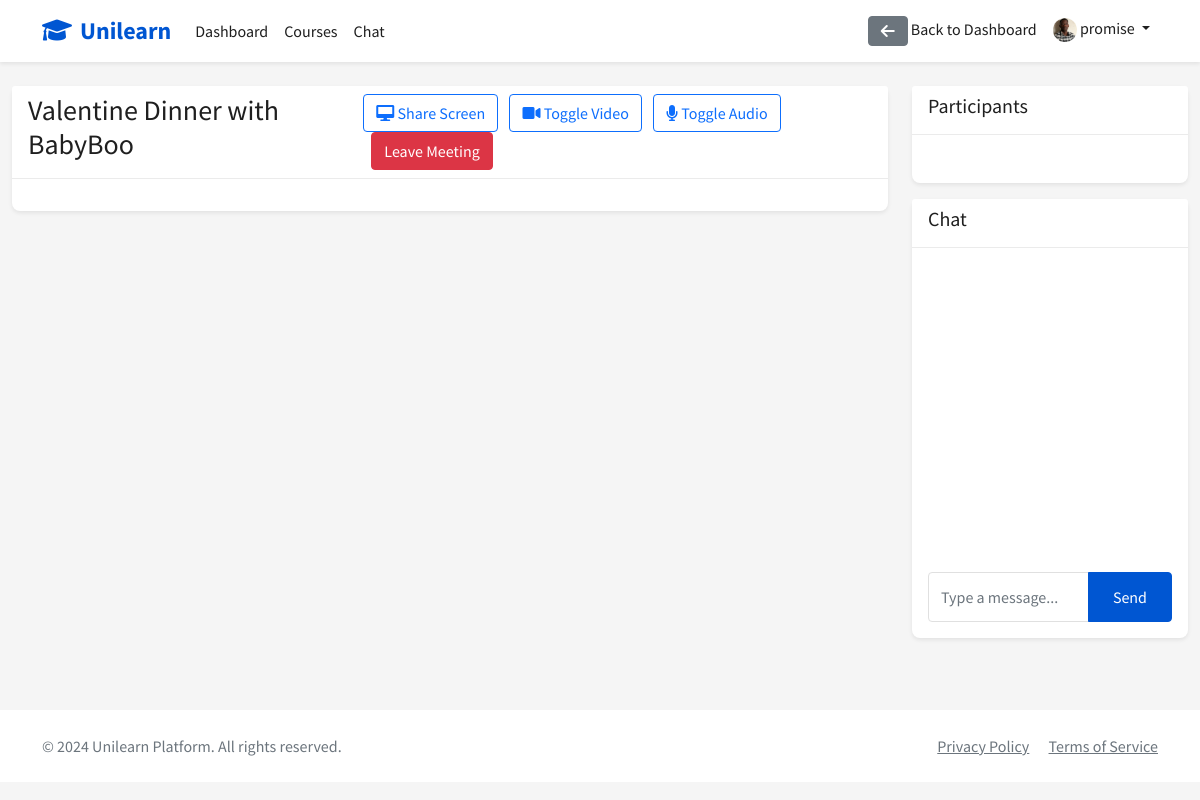
Page /courses/meeting/2/live/ (signed in) on the committed database.
### accounts/models.py (models this page shows)
class User(AbstractUser):
    is_student = models.BooleanField(default=False)
    is_instructor = models.BooleanField(default=False)
    profile_picture = models.ImageField(upload_to='profile_pics/', null=True, blank=True)

### courses/models.py (models this page shows, shortened)
class VideoMeeting(models.Model):
    course = models.ForeignKey(Course, on_delete=models.CASCADE, related_name='meetings')
    title = models.CharField(max_length=200)
    meeting_id = models.CharField(max_length=100, unique=True)
    scheduled_time = models.DateTimeField()
    duration = models.IntegerField(help_text="Duration in minutes")
    is_recurring = models.BooleanField(default=False)
    created_by = models.ForeignKey(User, on_delete=models.CASCADE)
    created_at = models.DateTimeField(auto_now_add=True)
    is_active = models.BooleanField(default=False)

### courses/views.py (the view)
# urls.py: path('meeting/<int:meeting_id>/live/', views.live_meeting_room, name='live_meeting_room'),
@login_required
def live_meeting_room(request, meeting_id):
    meeting = get_object_or_404(VideoMeeting, pk=meeting_id)
    course = meeting.course
    if not (request.user.is_instructor and request.user == course.instructor) and \
       not course.students.filter(id=request.user.id).exists():
        messages.error(request, 'You do not have access to this meeting.')
        return redirect('course_detail', pk=course.id)
    is_instructor = request.user == course.instructor
    return render(request, 'courses/live_meeting_room.html', {
        'meeting': meeting,
        'course': course,
        'is_instructor': is_instructor
    })

### templates/courses/live_meeting_room.html (shortened to what this page needs)
{% extends 'base.html' %}
{% block content %}
<div class="container-fluid">
    <div class="row">
        <div class="col-md-9">
            <div class="card">
                <div class="card-header d-flex justify-content-between align-items-center">
                    <h3>{{ meeting.title }}</h3>
                    <div>
                        {% if is_instructor %}
                            <button id="shareScreen" class="btn btn-outline-primary">
                                <i class="fas fa-desktop"></i> Share Screen
                            </button>
                        {% endif %}
                        <button id="toggleVideo" class="btn btn-outline-primary ms-2">
                            <i class="fas fa-video"></i> Toggle Video
                        </button>
                        <button id="toggleAudio" class="btn btn-outline-primary ms-2">
                            <i class="fas fa-microphone"></i> Toggle Audio
                        </button>
                        <button id="leaveRoom" class="btn btn-danger ms-2">
                            Leave Meeting
                        </button>
                    </div>
                </div>
                <div class="card-body">
                </div>
            </div>
        </div>
        <div class="col-md-3">
            <div class="card mb-3">
                <div class="card-header">
                    <h5>Participants</h5>
                </div>
                <div class="card-body">
                </div>
            </div>
            <div class="card">
                <div class="card-header">
                    <h5>Chat</h5>
                </div>
                <div class="card-body">
                    <div id="chatMessages" style="height: 300px; overflow-y: auto;">
                    </div>
                    <div class="input-group mt-2">
                        <input type="text" id="chatInput" class="form-control" placeholder="Type a message...">
                        <button id="sendMessage" class="btn btn-primary">Send</button>
                    </div>
                </div>
            </div>
        </div>
    </div>
</div>
{% endblock %}

### templates/base.html (shortened to what this page needs)
<!DOCTYPE html>
{% load static %}
<html lang="en">
<head>
    <link href="https://cdn.jsdelivr.net/npm/bootstrap@5.1.3/dist/css/bootstrap.min.css" rel="stylesheet">
    <link rel="stylesheet" href="https://cdnjs.cloudflare.com/ajax/libs/font-awesome/6.0.0/css/all.min.css">
    <link rel="stylesheet" href="{% static 'css/style.css' %}">
</head>
<body>
    <nav class="navbar navbar-expand-lg navbar-light sticky-top">
        <div class="container">
            <a class="navbar-brand" href="{% url 'home' %}">
                <i class="fas fa-graduation-cap me-2"></i>Unilearn
            </a>
            <div class="collapse navbar-collapse" id="navbarNav">
                <ul class="navbar-nav me-auto">
                    {% if user.is_authenticated %}
                        <li class="nav-item">
                            <a class="nav-link" href="{% url 'dashboard' %}">Dashboard</a>
                        </li>
                        <li class="nav-item">
                            <a class="nav-link" href="{% url 'course_list' %}">Courses</a>
                        </li>
                        <li class="nav-item">
                            <a class="nav-link" href="{% url 'chat_list' %}">Chat</a>
                        </li>
                    {% endif %}
                </ul>
                <ul class="navbar-nav">
                    {% if user.is_authenticated %}
                        {% if request.resolver_match.url_name != 'dashboard' %}
                            <li class="nav-item">
                                <a href="{% url 'dashboard' %}" class="nav-link">
                                    <i class="fas fa-arrow-left btn btn-secondary"></i> Back to Dashboard
                                </a>
                            </li>
                        {% endif %}
                        <li class="nav-item dropdown">
                            <a class="nav-link dropdown-toggle" href="#" id="navbarDropdown" role="button" data-bs-toggle="dropdown">
                                {% if user.profile_picture %}
                                    <img src="{{ user.profile_picture.url }}" alt="Profile" class="rounded-circle" style="width: 24px; height: 24px;">
                                {% else %}
                                    <i class="fas fa-user-circle"></i>
                                {% endif %}
                                {{ user.username }}
                            </a>
                        </li>
                    {% endif %}
                </ul>
            </div>
        </div>
    </nav>
    <main class="py-4">
        {% block content %}{% endblock %}
    </main>
    <footer class="bg-white py-4 mt-5">
        <div class="container">
            <div class="row">
                <div class="col-md-6">
                    <p class="mb-0 text-muted">&copy; 2024 Unilearn Platform. All rights reserved.</p>
                </div>
                <div class="col-md-6 text-end">
                    <a href="#" class="text-muted me-3">Privacy Policy</a>
                    <a href="#" class="text-muted">Terms of Service</a>
                </div>
            </div>
        </div>
    </footer>
</body>
</html>

### static/css/style.css (style rules this page uses)
:root { --primary-color: #0056D2; --secondary-color: #2A73CC; --accent-color: #0056D2; --success-color: #1E8A24; --warning-color: #F2C94C; --danger-color: #DB4437; --text-primary: #1F1F1F; --text-secondary: #6B6B6B; --background-light: #F5F5F5; --white: #FFFFFF; }
body { font-family: 'Source Sans Pro', sans-serif; color: var(--text-primary); background-color: var(--background-light); }
.navbar { background-color: var(--white); box-shadow: 0 2px 4px rgba(0,0,0,0.08); }
.navbar-brand { color: var(--primary-color) !important; font-weight: 700; font-size: 1.5rem; }
.nav-link { color: var(--text-primary) !important; font-weight: 500; }
.card { border: none; border-radius: 8px; box-shadow: 0 2px 4px rgba(0,0,0,0.08); transition: transform 0.2s; }
.card-header { background-color: var(--white); border-bottom: 1px solid rgba(0,0,0,0.08); font-weight: 600; }
.btn-primary { background-color: var(--primary-color); border-color: var(--primary-color); font-weight: 500; padding: 0.5rem 1.5rem; border-radius: 4px; }
.form-control { border-radius: 4px; border: 1px solid #E0E0E0; padding: 0.75rem; }

### rows in the picture
User: profile_picture (picture), username "promise"
VideoMeeting: title "Valentine Dinner with BabyBoo"
